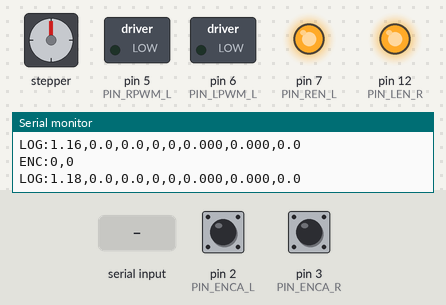
A sketch run on a simulated Arduino Uno, built with avr-gcc and run on an emulated ATmega328P. Shown: stepper motor, switched loads named in the sketch (green lamp = pin HIGH), output pins drawn as LEDs (lit = HIGH), the last lines printed to the serial monitor. Wiring (inferred from the names in the program): stepper motor (200 steps per turn assumed): coils pin 8, pin 9, pin 10, pin 11. The inputs (shaded band) are chosen by the test bench; at power-on: pin 2 (PIN_ENCA_L) HIGH, pin 3 (PIN_ENCA_R) HIGH. Pins used as bus, display or sensor lines are not drawn.

Above: at 1.2 s.
1.3 s: "2\n" received over Serial
At 2.8 s:
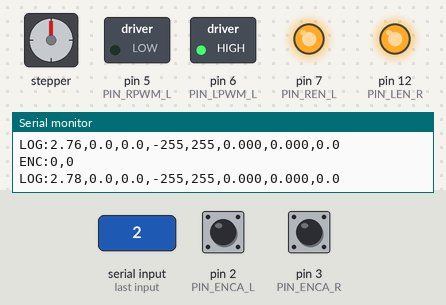
3.1 s: "1\n" received over Serial
At 4.9 s:
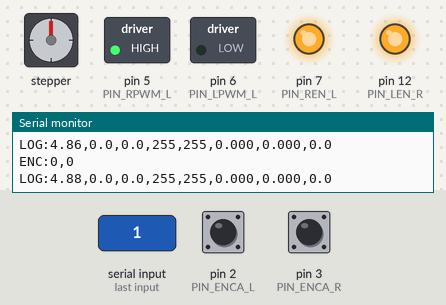
5.2 s: "3\n" received over Serial
At 6.12 s:
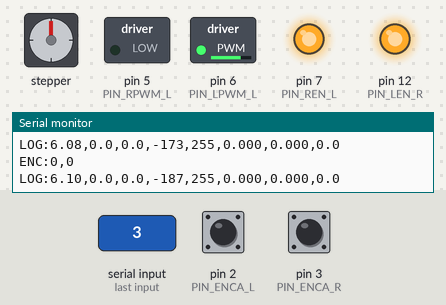
Timing chart, 0 to 8.2 s (numbered marks = the images above; inputs shaded):
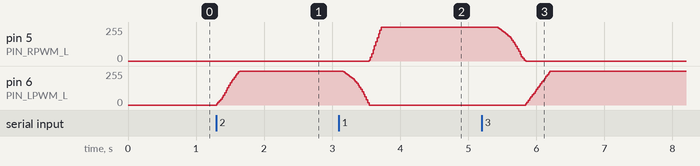

The sketch:

amr_firmware.ino
```cpp
/* =========================================================================
 * FIRMWARE AMR DIFFERENTIAL DRIVE: ROS 2 + PID VELOCITY CONTROLLER
 * Integrasi Skripsi Divala Zahra Oktavia & ROS 2 Navigation Stack
 * =========================================================================
 * Format Input Serial (dari Jetson):
 *   1) "V,<v_linear>,<v_angular>\n"  (Contoh: "V,0.30,0.00\n" dari Nav2/Teleop)
 *   2) "1" s/d "5"                   (Menu Uji Mandiri Skripsi: Lurus, Belok,
 * Persegi) 3) "0"                           (Stop Darurat) 4) "RST\n" (Reset
 * Encoder & Odometri)
 *
 * Format Output Serial (ke Jetson):
 *   - "ENC:<pulsa_total_L>,<pulsa_total_R>\n" (Untuk ROS 2 /odom - 20 Hz)
 *   - "LOG:<time>,<rpm_L>,<rpm_R>,<pwm_L>,<pwm_R>,<x>,<y>,<theta>\n" (Untuk
 * Skripsi)
 * ========================================================================= */

#include <Arduino.h>

// ====================== 1. PIN HARDWARE ==================================
const byte PIN_RPWM_L = 5;
const byte PIN_LPWM_L = 6;
const byte PIN_REN_L = 7;
const byte PIN_LEN_L = 8;

const byte PIN_RPWM_R = 9;
const byte PIN_LPWM_R = 10;
const byte PIN_REN_R = 11;
const byte PIN_LEN_R = 12;

const byte PIN_ENCA_L = 2; // Interrupt INT0
const byte PIN_ENCB_L = 4;
const byte PIN_ENCA_R = 3; // Interrupt INT1
const byte PIN_ENCB_R = A1;

// ====================== 2. OPSI INVERT ARAH ==============================
// Sesuaikan dengan hasil validasi fisik roda kamu sebelumnya
const bool INVERT_MOTOR_L = false;
const bool INVERT_MOTOR_R = true;
const bool INVERT_ENC_L = true;
const bool INVERT_ENC_R = true;

// ====================== 3. PARAMETER FISIK ROBOT =========================
const float WHEEL_DIAMETER =
    0.127; // meter (5 inci = 0.127 meter sesuai Proposal Skripsi)
const float WHEEL_BASE_B = 0.458; // meter (45.8 cm sesuai Proposal Skripsi)
const float CPR_WHEEL = 350.7; // Ticks per revolusi PG36 (7 PPR * 50.1 gearbox)

// ====================== 4. PARAMETER KENDALI PID-PSO =====================
const float KP_L = 3.0000, KI_L = 25.0000, KD_L = 0.0000;
const float KP_R = 3.0000, KI_R = 25.0000, KD_R = 0.0000;

const unsigned long SAMPLING_MS = 20;
const float DT = SAMPLING_MS / 1000.0; // 0.02 s (50 Hz)

// ====================== 5. VARIABEL ENCODER & ODOMETRI ===================
volatile long totalPulsa_L = 0, totalPulsa_R = 0;
volatile long deltaPulsa_L = 0, deltaPulsa_R = 0;

float odom_x = 0.0, odom_y = 0.0, odom_theta = 0.0;

float setpoint_L = 0.0, setpoint_R = 0.0; // Target RPM
float rpm_L = 0.0, rpm_R = 0.0;           // Aktual RPM
float error_L = 0.0, prev_error_L = 0.0, integral_L = 0.0, pwm_L = 0.0;
float error_R = 0.0, prev_error_R = 0.0, integral_R = 0.0, pwm_R = 0.0;

unsigned long waktuSebelumnya = 0;

// Watchdog Failsafe (Anti-Runaway jika Jetson mati / kabel serial lepas)
const unsigned long SERIAL_WATCHDOG_TIMEOUT_MS = 600; // 0.6 detik
unsigned long lastSerialCmdTime = 0;

// State Uji Mandiri Skripsi
int modePengujian = 0;
int stepPersegi = 0;
float targetJarak = 0.0, targetSudut = 0.0;

// Buffer Serial Non-Blocking
char serial_buf[48];
uint8_t buf_idx = 0;

// ====================== 6. INVERSE KINEMATICS ============================
void hitungInverseKinematics(float v, float omega) {
  // v_R = v + (B/2)*w
  // v_L = v - (B/2)*w
  float v_R = v + (WHEEL_BASE_B / 2.0) * omega; // m/s
  float v_L = v - (WHEEL_BASE_B / 2.0) * omega; // m/s

  // RPM = (v / (PI * D)) * 60
  setpoint_R = (v_R / (PI * WHEEL_DIAMETER)) * 60.0;
  setpoint_L = (v_L / (PI * WHEEL_DIAMETER)) * 60.0;
}

// ====================== 7. ISR ENCODER ===================================
void isrL() {
  bool b = digitalRead(PIN_ENCB_L);
  if (INVERT_ENC_L)
    b = !b;
  if (b == HIGH) {
    totalPulsa_L++;
    deltaPulsa_L++;
  } else {
    totalPulsa_L--;
    deltaPulsa_L--;
  }
}

void isrR() {
  bool b = digitalRead(PIN_ENCB_R);
  if (INVERT_ENC_R)
    b = !b;
  if (b == HIGH) {
    totalPulsa_R--;
    deltaPulsa_R--;
  } else {
    totalPulsa_R++;
    deltaPulsa_R++;
  }
}

// ====================== 8. DRIVER MOTOR (BTS7960) ========================
void setMotorDriver(byte rpwmPin, byte lpwmPin, float valPWM, bool invert) {
  if (invert)
    valPWM = -valPWM;
  int pwm = constrain(abs((int)valPWM), 0, 255);
  bool arahMaju = (valPWM > 0);

  if (pwm == 0) {
    analogWrite(rpwmPin, 0);
    analogWrite(lpwmPin, 0);
  } else if (arahMaju) {
    analogWrite(rpwmPin, pwm);
    analogWrite(lpwmPin, 0);
  } else {
    analogWrite(rpwmPin, 0);
    analogWrite(lpwmPin, pwm);
  }
}

void driveMotors(float pwmL, float pwmR) {
  setMotorDriver(PIN_RPWM_L, PIN_LPWM_L, pwmL, INVERT_MOTOR_L);
  setMotorDriver(PIN_RPWM_R, PIN_LPWM_R, pwmR, INVERT_MOTOR_R);
}

// ====================== 9. PARSER SERIAL NON-BLOCKING ====================
void processCommand(char *cmd) {
  // 1. Perintah Kecepatan dari ROS 2: "V,<linear_v>,<angular_w>"
  if (cmd[0] == 'V' || cmd[0] == 'v') {
    lastSerialCmdTime = millis(); // Refresh watchdog heartbeat dari Jetson
    char *comma1 = strchr(cmd, ',');
    if (comma1 != NULL) {
      float v_lin = atof(comma1 + 1);
      char *comma2 = strchr(comma1 + 1, ',');
      float v_ang = 0.0;
      if (comma2 != NULL) {
        v_ang = atof(comma2 + 1);
      }
      modePengujian = 99; // Mode Navigasi ROS 2
      hitungInverseKinematics(v_lin, v_ang);
    }
    return;
  }

  // 2. Perintah Reset
  if (strncmp(cmd, "RST", 3) == 0) {
    noInterrupts();
    totalPulsa_L = 0;
    totalPulsa_R = 0;
    deltaPulsa_L = 0;
    deltaPulsa_R = 0;
    interrupts();
    odom_x = 0;
    odom_y = 0;
    odom_theta = 0;
    hitungInverseKinematics(0, 0);
    return;
  }

  // 3. Menu Uji Mandiri Skripsi (Hanya jika input tepat 1 karakter: '0' s/d
  // '5')
  if (strlen(cmd) == 1) {
    char m = cmd[0];
    if (m == '1') {
      odom_x = 0;
      odom_y = 0;
      odom_theta = 0;
      targetJarak = 2.0;
      hitungInverseKinematics(0.33, 0.0);
      modePengujian = 1;
    } else if (m == '2') {
      odom_x = 0;
      odom_y = 0;
      odom_theta = 0;
      targetSudut = 90.0 * (PI / 180.0);
      hitungInverseKinematics(0.0, 0.8);
      modePengujian = 2;
    } else if (m == '3') {
      odom_x = 0;
      odom_y = 0;
      odom_theta = 0;
      targetSudut = 180.0 * (PI / 180.0);
      hitungInverseKinematics(0.0, 0.8);
      modePengujian = 3;
    } else if (m == '4') {
      odom_x = 0;
      odom_y = 0;
      odom_theta = 0;
      targetSudut = 360.0 * (PI / 180.0);
      hitungInverseKinematics(0.0, 0.8);
      modePengujian = 4;
    } else if (m == '5') {
      odom_x = 0;
      odom_y = 0;
      odom_theta = 0;
      stepPersegi = 1;
      targetJarak = 2.0;
      hitungInverseKinematics(0.33, 0.0);
      modePengujian = 5;
    } else if (m == '0') {
      modePengujian = 0;
      hitungInverseKinematics(0.0, 0.0);
    }
  }
}

// ====================== 10. SETUP =======================================
void setup() {
  Serial.begin(115200);

  pinMode(PIN_RPWM_L, OUTPUT);
  pinMode(PIN_LPWM_L, OUTPUT);
  pinMode(PIN_REN_L, OUTPUT);
  pinMode(PIN_LEN_L, OUTPUT);
  digitalWrite(PIN_REN_L, HIGH);
  digitalWrite(PIN_LEN_L, HIGH);

  pinMode(PIN_RPWM_R, OUTPUT);
  pinMode(PIN_LPWM_R, OUTPUT);
  pinMode(PIN_REN_R, OUTPUT);
  pinMode(PIN_LEN_R, OUTPUT);
  digitalWrite(PIN_REN_R, HIGH);
  digitalWrite(PIN_LEN_R, HIGH);

  pinMode(PIN_ENCA_L, INPUT_PULLUP);
  pinMode(PIN_ENCB_L, INPUT_PULLUP);
  pinMode(PIN_ENCA_R, INPUT_PULLUP);
  pinMode(PIN_ENCB_R, INPUT_PULLUP);

  attachInterrupt(digitalPinToInterrupt(PIN_ENCA_L), isrL, FALLING);
  attachInterrupt(digitalPinToInterrupt(PIN_ENCA_R), isrR, FALLING);

  driveMotors(0, 0);
  waktuSebelumnya = millis();
  lastSerialCmdTime = millis();
}

// ====================== 11. LOOP UTAMA (20 Hz) ==========================
void loop() {
  // A. BACA SERIAL NON-BLOCKING
  while (Serial.available() > 0) {
    char c = Serial.read();
    if (c == '\n' || c == '\r') {
      if (buf_idx > 0) {
        serial_buf[buf_idx] = '\0';
        processCommand(serial_buf);
        buf_idx = 0;
      }
    } else if (buf_idx < sizeof(serial_buf) - 1) {
      serial_buf[buf_idx++] = c;
    }
  }

  // B. SAMPLING PID & ODOMETRI (50 ms / 20 Hz)
  unsigned long waktuSekarang = millis();
  if (waktuSekarang - waktuSebelumnya >= SAMPLING_MS) {
    waktuSebelumnya = waktuSekarang;

    // Salin Pulsa Atomik
    noInterrupts();
    long dC_L = deltaPulsa_L;
    deltaPulsa_L = 0;
    long dC_R = deltaPulsa_R;
    deltaPulsa_R = 0;
    long tot_L = totalPulsa_L;
    long tot_R = totalPulsa_R;
    interrupts();

    // 1. Umpan balik cepat (tetap 0.80) khusus untuk PID agar bebas phase-lag & tidak agresif
    static float rpm_ctrl_L = 0.0, rpm_ctrl_R = 0.0;
    float rpm_raw_L = ((float)dC_L / CPR_WHEEL) * (60.0 / DT);
    float rpm_raw_R = ((float)dC_R / CPR_WHEEL) * (60.0 / DT);
    rpm_ctrl_L = (0.80 * rpm_raw_L) + (0.20 * rpm_ctrl_L);
    rpm_ctrl_R = (0.80 * rpm_raw_R) + (0.20 * rpm_ctrl_R);

    // 2. Filter peredam overshoot pembacaan RPM (semakin kecil angka pertama, semakin kecil overshoot)
    rpm_L = (0.25 * rpm_raw_L) + (0.75 * rpm_L);
    rpm_R = (0.25 * rpm_raw_R) + (0.75 * rpm_R);

    // Hitung Odometri Lokal
    float ds_L = ((float)dC_L / CPR_WHEEL) * (PI * WHEEL_DIAMETER);
    float ds_R = ((float)dC_R / CPR_WHEEL) * (PI * WHEEL_DIAMETER);
    float dx_robot = (ds_R + ds_L) / 2.0;
    float dtheta = (ds_R - ds_L) / WHEEL_BASE_B;

    float theta_mid = odom_theta + (dtheta / 2.0);
    odom_theta += dtheta;
    odom_x += dx_robot * cos(theta_mid);
    odom_y += dx_robot * sin(theta_mid);

    // Penghentian Otomatis Mode Uji Skripsi
    if (modePengujian == 1) { // Lurus
      float dist = sqrt(odom_x * odom_x + odom_y * odom_y);
      if (dist >= targetJarak) {
        hitungInverseKinematics(0, 0);
        modePengujian = 0;
      }
    } else if (modePengujian >= 2 && modePengujian <= 4) { // Rotasi
      if (abs(odom_theta) >= targetSudut) {
        hitungInverseKinematics(0, 0);
        modePengujian = 0;
      }
    } else if (modePengujian == 5) { // Persegi
      static float markX = 0, markY = 0, markTheta = 0;
      if (stepPersegi % 2 == 1) {
        float dSegmen = sqrt(pow(odom_x - markX, 2) + pow(odom_y - markY, 2));
        if (dSegmen >= targetJarak) {
          markTheta = odom_theta;
          hitungInverseKinematics(0.0, 0.8);
          stepPersegi++;
        }
      } else {
        if (abs(odom_theta - markTheta) >= (90.0 * PI / 180.0)) {
          markX = odom_x;
          markY = odom_y;
          if (stepPersegi >= 8) {
            hitungInverseKinematics(0, 0);
            modePengujian = 0;
          } else {
            hitungInverseKinematics(0.33, 0.0);
            stepPersegi++;
          }
        }
      }
    }

    // 0. FAILSAFE WATCHDOG: Jika mode Navigasi ROS 2 (99) dan tidak ada
    // heartbeat > 0.6 detik (Jetson mati/kabel putus)
    if (modePengujian == 99 &&
        (waktuSekarang - lastSerialCmdTime > SERIAL_WATCHDOG_TIMEOUT_MS)) {
      setpoint_L = 0.0;
      setpoint_R = 0.0;
      integral_L = 0.0;
      integral_R = 0.0;
      prev_error_L = 0.0;
      prev_error_R = 0.0;
      pwm_L = 0.0;
      pwm_R = 0.0;
      driveMotors(0, 0);
    }

    // Perhitungan Loop PID (Menggunakan umpan balik cepat rpm_ctrl & soft-ramp 180 RPM/s)
    static float sp_ramp_L = 0.0, sp_ramp_R = 0.0;
    const float step_ramp = 130.0 * DT; // 2.6 RPM per 20ms (Halus & tidak agresif)

    // Motor Kiri
    if (fabs(setpoint_L) < 0.05) {
      sp_ramp_L = 0.0;
      rpm_ctrl_L = 0.0;
      rpm_L = 0.0;
      pwm_L = 0.0;
      integral_L = 0.0;
      prev_error_L = 0.0;
    } else {
      if (sp_ramp_L < setpoint_L) sp_ramp_L = min(setpoint_L, sp_ramp_L + step_ramp);
      else if (sp_ramp_L > setpoint_L) sp_ramp_L = max(setpoint_L, sp_ramp_L - step_ramp);

      error_L = sp_ramp_L - rpm_ctrl_L;
      integral_L = constrain(integral_L + (KI_L * error_L * DT), -200.0, 200.0);
      pwm_L = constrain((KP_L * error_L) + integral_L +
                            (KD_L * (error_L - prev_error_L) / DT),
                        -255.0, 255.0);
      prev_error_L = error_L;
    }

    // Motor Kanan
    if (fabs(setpoint_R) < 0.05) {
      sp_ramp_R = 0.0;
      rpm_ctrl_R = 0.0;
      rpm_R = 0.0;
      pwm_R = 0.0;
      integral_R = 0.0;
      prev_error_R = 0.0;
    } else {
      if (sp_ramp_R < setpoint_R) sp_ramp_R = min(setpoint_R, sp_ramp_R + step_ramp);
      else if (sp_ramp_R > setpoint_R) sp_ramp_R = max(setpoint_R, sp_ramp_R - step_ramp);

      error_R = sp_ramp_R - rpm_ctrl_R;
      integral_R = constrain(integral_R + (KI_R * error_R * DT), -200.0, 200.0);
      pwm_R = constrain((KP_R * error_R) + integral_R +
                            (KD_R * (error_R - prev_error_R) / DT),
                        -255.0, 255.0);
      prev_error_R = error_R;
    }

    driveMotors(pwm_L, pwm_R);

    // Output Serial untuk ROS 2 /odom
    Serial.print("ENC:");
    Serial.print(tot_L);
    Serial.print(",");
    Serial.println(tot_R);

    // Output Serial Tambahan untuk Logging Skripsi
    Serial.print("LOG:");
    Serial.print((float)waktuSekarang / 1000.0, 2);
    Serial.print(",");
    Serial.print(rpm_L, 1);
    Serial.print(",");
    Serial.print(rpm_R, 1);
    Serial.print(",");
    Serial.print(pwm_L, 0);
    Serial.print(",");
    Serial.print(pwm_R, 0);
    Serial.print(",");
    Serial.print(odom_x, 3);
    Serial.print(",");
    Serial.print(odom_y, 3);
    Serial.print(",");
    Serial.println(odom_theta * 180.0 / PI, 1);
  }
}
```

Measured:
- after the input at 1.3 s, pin 6 (PIN_LPWM_L): moves from 0/255 to 255/255 over 0.34 s, starting at once
- after the input at 3.1 s, pin 5 (PIN_RPWM_L): moves from 0/255 to 255/255 over 0.18 s, starting after 0.44 s; pin 6 (PIN_LPWM_L): moves from 255/255 to 0/255 over 0.38 s, starting after 0.06 s
- after the input at 5.2 s, pin 5 (PIN_RPWM_L): moves from 255/255 to 0/255 over 0.40 s, starting after 0.24 s; pin 6 (PIN_LPWM_L): moves from 0/255 to 255/255 over 0.36 s, starting after 0.64 s
